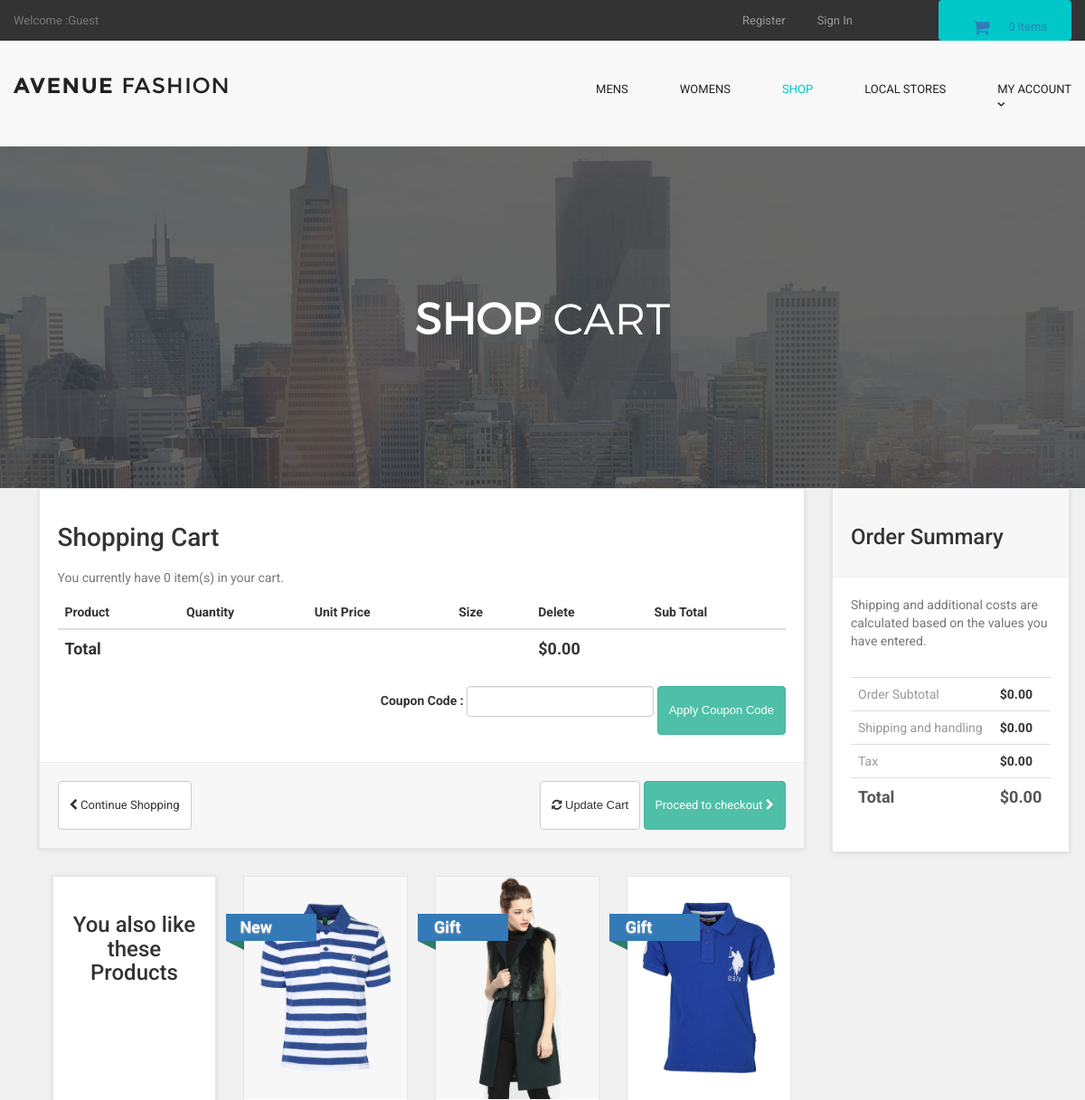
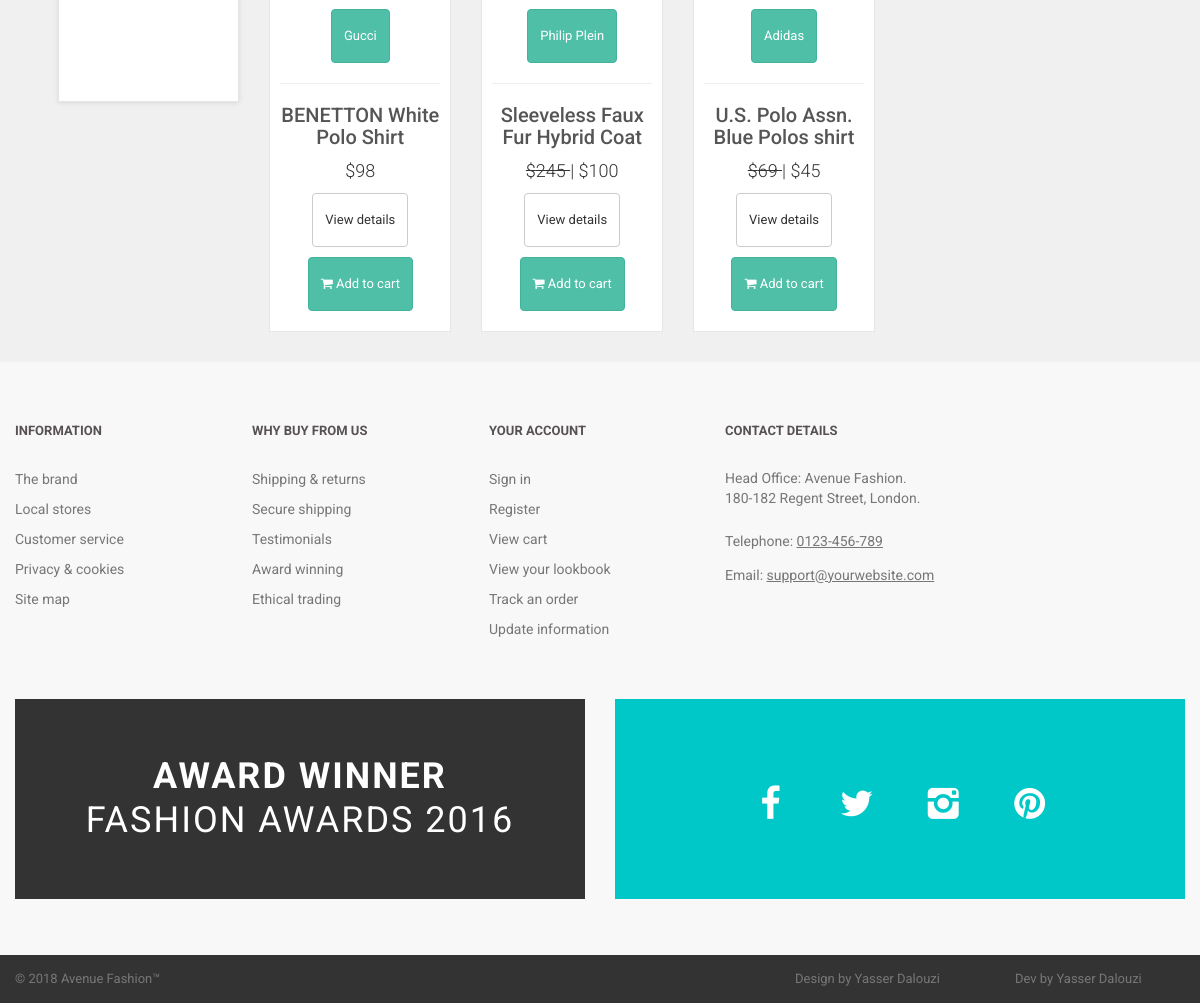
The app's page /cart.php with its own data (2 pictures, top to bottom).
### tables this page shows
CREATE TABLE `products` (
  `product_id` int(10) NOT NULL,
  `p_cat_id` int(10) NOT NULL,
  `cat_id` int(10) NOT NULL,
  `manufacturer_id` int(10) NOT NULL,
  `date` timestamp NOT NULL DEFAULT CURRENT_TIMESTAMP ON UPDATE CURRENT_TIMESTAMP,
  `product_title` text NOT NULL,
  `product_url` text NOT NULL,
  `product_img1` text NOT NULL,
  `product_img2` text NOT NULL,
  `product_img3` text NOT NULL,
  `product_price` int(10) NOT NULL,
  `product_psp_price` int(100) NOT NULL,
  `product_desc` text NOT NULL,
  `product_features` text NOT NULL,
  `product_video` text NOT NULL,
  `product_keywords` text NOT NULL,
  `product_label` text NOT NULL,
  `status` varchar(255) NOT NULL
);

CREATE TABLE `manufacturers` (
  `manufacturer_id` int(10) NOT NULL,
  `manufacturer_title` text NOT NULL,
  `manufacturer_top` text NOT NULL,
  `manufacturer_image` text NOT NULL
);

### cart.php (the view, shortened to what this page needs)
<?php
include("includes/db.php");
include("includes/header.php");
include("functions/functions.php");
include("includes/main.php");
?>
  <main>
    <div class="nero">
      <div class="nero__heading">
        <span class="nero__bold">SHOP</span> Cart
      </div>
    </div>
  </main>
<div id="content" >
<div class="container" >
<div class="col-md-9" id="cart" >
<div class="box" >
<form action="cart.php" method="post" enctype="multipart-form-data" >
<h1> Shopping Cart </h1>
<?php
$ip_add = getRealUserIp();
$select_cart = "select * from cart where ip_add='$ip_add'";
$run_cart = mysqli_query($con,$select_cart);
$count = mysqli_num_rows($run_cart);
?>
<p class="text-muted" > You currently have <?php echo $count; ?> item(s) in your cart. </p>
<div class="table-responsive" >
<table class="table" >
<thead>
<tr>
<th colspan="2" >Product</th>
<th>Quantity</th>
<th>Unit Price</th>
<th>Size</th>
<th colspan="1">Delete</th>
<th colspan="2"> Sub Total </th>
</tr>
</thead>
<?php
$total = 0;
?>
<tfoot>
<tr>
<th colspan="5"> Total </th>
<th colspan="2"> $<?php echo $total; ?>.00 </th>
</tr>
</tfoot>
</table>
<div class="form-inline pull-right">
<div class="form-group">
<label>Coupon Code : </label>
<input type="text" name="code" class="form-control">
</div>
<input class="btn btn-primary" type="submit" name="apply_coupon" value="Apply Coupon Code" >
</div>
</div>
<div class="box-footer">
<div class="pull-left">
<a href="index.php" class="btn btn-default">
<i class="fa fa-chevron-left"></i> Continue Shopping
</a>
</div>
<div class="pull-right">
<button class="btn btn-default" type="submit" name="update" value="Update Cart">
<i class="fa fa-refresh"></i> Update Cart
</button>
<a href="checkout.php" class="btn btn-primary">
Proceed to checkout <i class="fa fa-chevron-right"></i>
</a>
</div>
</div>
</form>
</div>
<div id="row same-height-row">
<div class="col-md-3 col-sm-6">
<div class="box same-height headline">
<h3 class="text-center"> You also like these Products </h3>
</div>
</div>
<?php
$get_products = "select * from products order by rand() LIMIT 0,3";
$run_products = mysqli_query($con,$get_products);
while($row_products=mysqli_fetch_array($run_products)){
$pro_title = $row_products['product_title'];
$pro_price = $row_products['product_price'];
$pro_img1 = $row_products['product_img1'];
$pro_label = $row_products['product_label'];
$manufacturer_id = $row_products['manufacturer_id'];
$get_manufacturer = "select * from manufacturers where manufacturer_id='$manufacturer_id'";
$run_manufacturer = mysqli_query($db,$get_manufacturer);
$row_manufacturer = mysqli_fetch_array($run_manufacturer);
$manufacturer_name = $row_manufacturer['manufacturer_title'];
$pro_psp_price = $row_products['product_psp_price'];
$pro_url = $row_products['product_url'];
if($pro_label == "Sale" or $pro_label == "Gift"){
$product_price = "<del> $$pro_price </del>";
$product_psp_price = "| $$pro_psp_price";
}
else{
$product_psp_price = "";
$product_price = "$$pro_price";
}
if($pro_label == ""){
}
else{
$product_label = "
<a class='label sale' href='#' style='color:black;'>
<div class='thelabel'>$pro_label</div>
<div class='label-background'> </div>
</a>
";
}
echo "
<div class='col-md-3 col-sm-6 center-responsive' >
<div class='product' >
<a href='$pro_url' >
<img src='admin_area/product_images/$pro_img1' class='img-responsive' >
</a>
<div class='text' >
<center>
<p class='btn btn-primary'> $manufacturer_name </p>
</center>
<hr>
<h3><a href='$pro_url' >$pro_title</a></h3>
<p class='price' > $product_price $product_psp_price </p>
<p class='buttons' >
<a href='$pro_url' class='btn btn-default' >View details</a>
<a href='$pro_url' class='btn btn-primary'>
<i class='fa fa-shopping-cart'></i> Add to cart
</a>
</p>
</div>
$product_label
</div>
</div>
";
}
?>
</div>
</div>
<div class="col-md-3">
<div class="box" id="order-summary">
<div class="box-header">
<h3>Order Summary</h3>
</div>
<p class="text-muted">
Shipping and additional costs are calculated based on the values you have entered.
</p>
<div class="table-responsive">
<table class="table">
<tbody>
<tr>
<td> Order Subtotal </td>
<th> $<?php echo $total; ?>.00 </th>
</tr>
<tr>
<td> Shipping and handling </td>
<th>$0.00</th>
</tr>
<tr>
<td>Tax</td>
<th>$0.00</th>
</tr>
<tr class="total">
<td>Total</td>
<th>$<?php echo $total; ?>.00</th>
</tr>
</tbody>
</table>
</div>
</div>
</div>
</div>
</div>
<?php
include("includes/footer.php");
?>
</body>
</html>

### styles/backend.css (style rules this page uses)
html { font-family: "Roboto", Helvetica, Arial, sans-serif; line-height: 1.15; -ms-text-size-adjust: 100%; -webkit-text-size-adjust: 100% }
body { margin: 0 }
h1 { font-size: 2em; margin: .67em 0 }
figcaption, figure, main { display: block }
hr { box-sizing: content-box; height: 0; overflow: visible }
a { background-color: transparent; -webkit-text-decoration-skip: objects }
img { border-style: none }
button, input, optgroup, select, textarea { font-family: sans-serif; font-size: 100%; line-height: 1.15; margin: 0 }
button, input { overflow: visible }
button, select { text-transform: none }
[type=reset], [type=submit], button, html [type=button] { -webkit-appearance: button }
html { box-sizing: border-box }
body { min-width: 1190px; font-family: Montserrat, sans-serif; font-weight: 400; background-color: white; }
.container { width: 1170px; margin: 0 auto }
img { max-width: 100%; height: auto }
.btn { display: inline-block; vertical-align: top; font-size: 13px; line-height: 40px; text-decoration: none; -webkit-transition: .3s; transition: .3s }
.nero { padding-top: 160px; padding-bottom: 140px; font-family: 'montserratlight', sans-serif; text-align: center; text-transform: uppercase; color: #FFF; background: #666 url("../images/banner-ave.jpg") no-repeat; background-size: cover; background-position: center; }
.nero__heading { font-size: 48px; }
.nero__bold { font-weight: 700; }

### styles/style.css (style rules this page uses)
body { font-family: "Roboto", Helvetica, Arial, sans-serif; font-size: 14px; line-height: 1.42857143; color: #333333; background-color: #f0f0f0; overflow-x: hidden; }
.btn-primary { color:rgb(255, 255, 255); background-color:rgb(79, 191, 168); border-color:rgb(65, 179, 156); }
.box { background: #fff; margin: 0 0 30px; border: solid 1px #e6e6e6; box-sizing: border-box; padding:20px; box-shadow: 0 1px 5px rgba(0, 0, 0, 0.1); }
#content { padding-left:25px; }
#content .product { background:#fff; border: solid 1px #e6e6e6; box-sizing: border-box; margin-bottom: 30px; }
#content .product .text p.price { font-size:18px; text-align:center; font-weight:300; }
#content .product .text .buttons { clear:both; text-align:center; }
#content .product .text h3 { text-align:center; font-size:20px; }
#content .product .text h3 a { color:rgb(85, 85, 85); }
#content .product .text { padding:10px 10px 0px; }
#content .product .text .buttons .btn { margin-bottom:10px; }
#content .headline { height: 350px; }
#content #cart .table tfoot { font-size:18px; }
.box .box-footer { background: #f7f7f7; margin: 30px -20px -20px; padding:20px; border-top: solid 1px #eeeeee; }
.box .box-footer:before, .box .box-footer:after { content:" "; display: table; }
.box .box-footer:after { clear:both; }
.box .box-header { background:#f7f7f7; margin:-20px -20px 20px; padding:20px; border-bottom: solid 1px #eeeeee; }
#content #order-summary table { margin-top: 20px; }
#content #order-summary table td { color: #999999; }
#content #order-summary table tr.total td, #content #order-summary table tr.total th { font-size: 18px; color:#555555; font-weight: 700; }
.label { text-decoration : none; position: absolute; top: 50px; padding-left:51px; z-index: 20; }
.label .thelabel { position: relative; width: 100px; padding: 6px 50px 6px 15px; margin: 40px 50px 10px -71px; color: #fff; font-size:18px; font-weight:bold; background-color: #337ab7; text-shadow: 0px 1px 2px #bbb ; }
.label .thelabel:before, .label .thelabel:after { content: ''; position: absolute; width:0; height:0; }
.label .thelabel:after { left: 0px; top: 100%; border-width : 5px 10px; border-style: solid; border-color: #2d7b6b #2d7b6b transparent transparent; }
.label.sale { top: 0; }

### records on screen
products: product_img1 (picture), manufacturer.manufacturer_title "Gucci", product_title "BENETTON White Polo Shirt", product_price "$98", product_label "New"
products: product_img1 (picture), manufacturer.manufacturer_title "Philip Plein", product_title "Sleeveless Faux Fur Hybrid Coat", product_price "245", product_psp_price "| $100", product_label "Gift"
products: product_img1 (picture), manufacturer.manufacturer_title "Adidas", product_title "U.S. Polo Assn. Blue Polos shirt", product_price "69", product_psp_price "| $45", product_label "Gift"

### other values on screen
$count_items "0"
$count "0"
$total "0"
